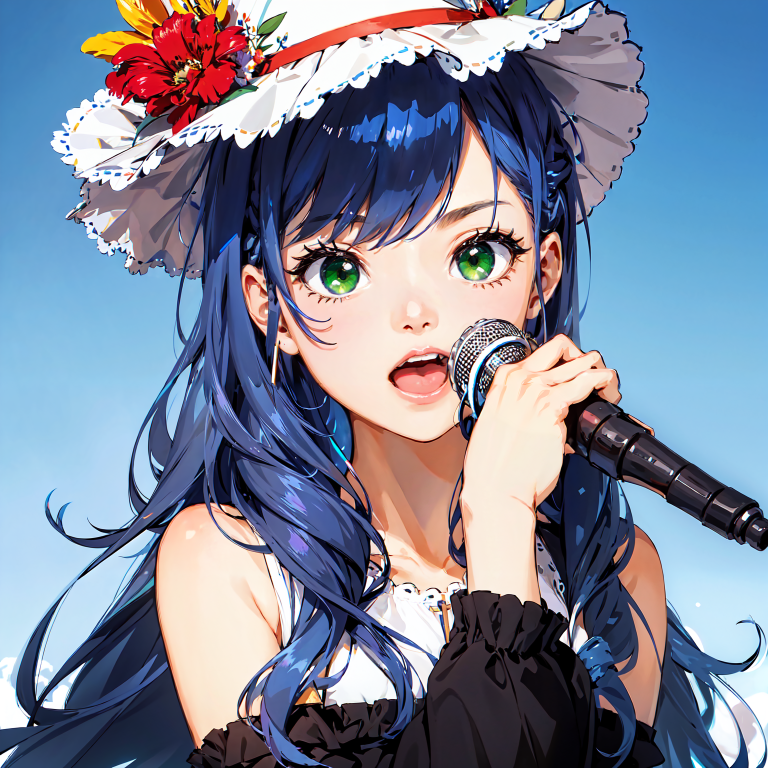
#> input picture images/00000-738268214.png, 1536 x 1536 px, given as the content of the folder samples, which was not available (shown at 1/2 size)
$ python compress_image.py
#> lines starting #> are read from the running program, lines starting #| are printed output that depends on the picture
import os
from PIL import Image

def compress_images(input_folder, output_folder):
#> called with input_folder = 'samples', output_folder = 'images'
    if not os.path.exists(output_folder):
        os.makedirs(output_folder)

    for filename in os.listdir(input_folder):
        if filename.lower().endswith(('.png', '.jpg', '.jpeg', '.bmp', '.gif')):
            input_path = os.path.join(input_folder, filename)
            output_filename = f"{filename.split('.')[0]}.jpg"
            output_path = os.path.join(output_folder, output_filename)

            with Image.open(input_path) as img:
                # リサイズ処理を追加
#> img is the input picture: PIL image 1536x1536 RGB; mean R, G, B 125.9, 133.7, 153.3
                if max(img.size) > 512:
                    img.thumbnail((512, 512), Image.LANCZOS)
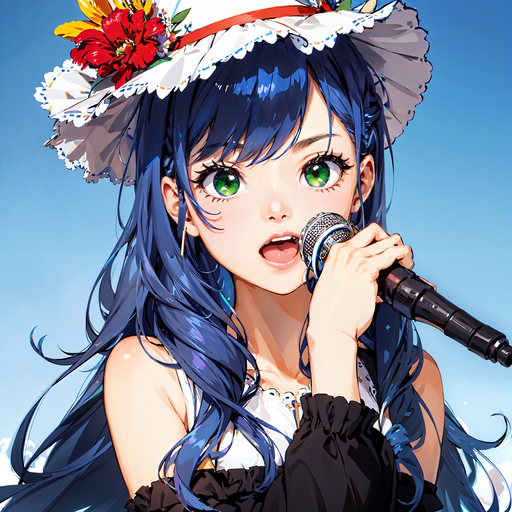
#> img: PIL image 512x512 RGB; mean R, G, B 125.8, 133.6, 153.3
                img.convert('RGB').save(output_path, 'JPEG', optimize=True, quality=65)

            print(f"{filename} を圧縮・リサイズして {output_filename} として保存しました。")

if __name__ == "__main__":
    input_folder = "samples"
    output_folder = "images"
    compress_images(input_folder, output_folder)

$ run again, on images/00004-2368761105.png
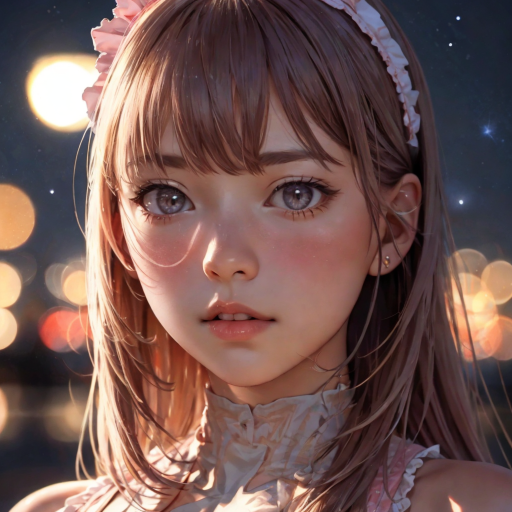
#> input picture images/00004-2368761105.png, 1024 x 1024 px, given as the content of the folder samples, which was not available (shown at 1/2 size)
#> in compress_images, img is the input picture: PIL image 1024x1024 RGB; mean R, G, B 114.1, 85.9, 81.9
#> in compress_images, `img.thumbnail((512, 512), Image.LANCZOS)`:
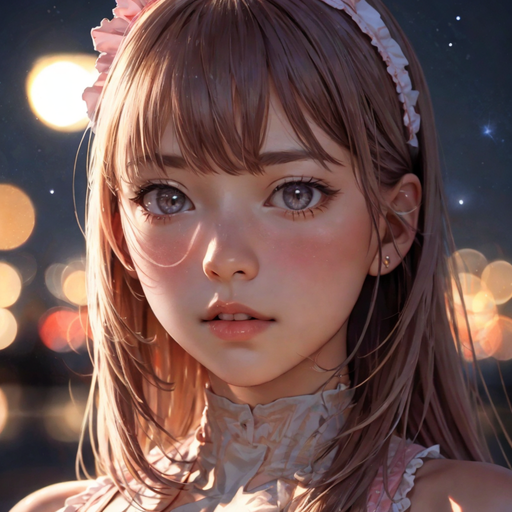
#> img: PIL image 512x512 RGB; mean R, G, B 114.1, 85.9, 81.9
